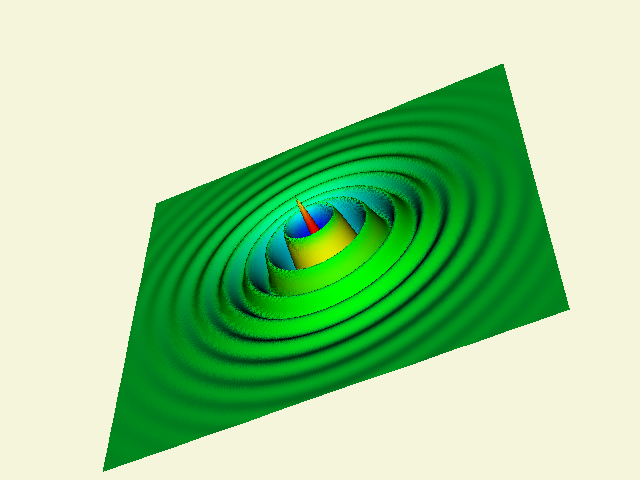

Recreate this plot in Python.
#!/usr/bin/env python

# Warp a plane with an exponential cosine function and color by derivative.

import math

# Factory overrides: importing these modules registers the OpenGL rendering
# and interaction style implementations for vtkRenderingCore factory classes.
import vtkmodules.vtkInteractionStyle  # noqa: F401
import vtkmodules.vtkRenderingOpenGL2  # noqa: F401

# VTK pipeline classes used in this example
from vtkmodules.vtkCommonCore import (
    vtkDoubleArray,
    vtkPoints,
)
from vtkmodules.vtkCommonDataModel import vtkPolyData
from vtkmodules.vtkCommonTransforms import vtkTransform
from vtkmodules.vtkFiltersGeneral import (
    vtkTransformPolyDataFilter,
    vtkWarpScalar,
)
from vtkmodules.vtkFiltersSources import vtkPlaneSource
from vtkmodules.vtkRenderingCore import (
    vtkActor,
    vtkDataSetMapper,
    vtkRenderWindow,
    vtkRenderWindowInteractor,
    vtkRenderer,
)

# Colors (normalized RGB)
beige = (0.961, 0.961, 0.863)

# Source: create a high-resolution plane and scale it
plane = vtkPlaneSource()
plane.SetResolution(300, 300)

transform = vtkTransform()
transform.Scale(10.0, 10.0, 1.0)

trans_filter = vtkTransformPolyDataFilter()
trans_filter.SetInputConnection(plane.GetOutputPort())
trans_filter.SetTransform(transform)
trans_filter.Update()

# Compute: evaluate exponential cosine function and its derivative
input_pd = trans_filter.GetOutput()
num_pts = input_pd.GetNumberOfPoints()

new_pts = vtkPoints()
new_pts.SetNumberOfPoints(num_pts)

derivs = vtkDoubleArray()
derivs.SetNumberOfTuples(num_pts)

bessel = vtkPolyData()
bessel.CopyStructure(input_pd)
bessel.SetPoints(new_pts)
bessel.GetPointData().SetScalars(derivs)

x = [0.0] * 3
for i in range(num_pts):
    input_pd.GetPoint(i, x)
    r = (x[0] * x[0] + x[1] * x[1]) ** 0.5
    x[2] = math.exp(-r) * math.cos(10.0 * r)
    new_pts.SetPoint(i, x)
    deriv = -math.exp(-r) * (math.cos(10.0 * r) + 10.0 * math.sin(10.0 * r))
    derivs.SetValue(i, deriv)

# Filter: warp the plane by the computed function values
warp = vtkWarpScalar()
warp.SetInputData(bessel)
warp.XYPlaneOn()
warp.SetScaleFactor(0.5)

# Mapper: map the warped surface to graphics primitives
mapper = vtkDataSetMapper()
mapper.SetInputConnection(warp.GetOutputPort())
scalar_range = bessel.GetScalarRange()
mapper.SetScalarRange(scalar_range[0], scalar_range[1])

# Actor: display the warped surface
carpet = vtkActor()
carpet.SetMapper(mapper)

# Renderer: assemble the scene and configure the camera
renderer = vtkRenderer()
renderer.AddActor(carpet)
renderer.SetBackground(beige)

# Window: display the rendered scene
render_window = vtkRenderWindow()
render_window.AddRenderer(renderer)
render_window.SetWindowName("exponential cosine")
render_window.SetMultiSamples(0)
render_window.SetSize(640, 480)

# Scene: configure the camera
renderer.ResetCamera()
renderer.GetActiveCamera().Zoom(1.35)
renderer.GetActiveCamera().Elevation(-55)
renderer.GetActiveCamera().Azimuth(25)
renderer.ResetCameraClippingRange()

# Interactor: handle mouse and keyboard events
render_window_interactor = vtkRenderWindowInteractor()
render_window_interactor.SetRenderWindow(render_window)

# Launch the interactive visualization
render_window_interactor.Initialize()
render_window_interactor.Start()
